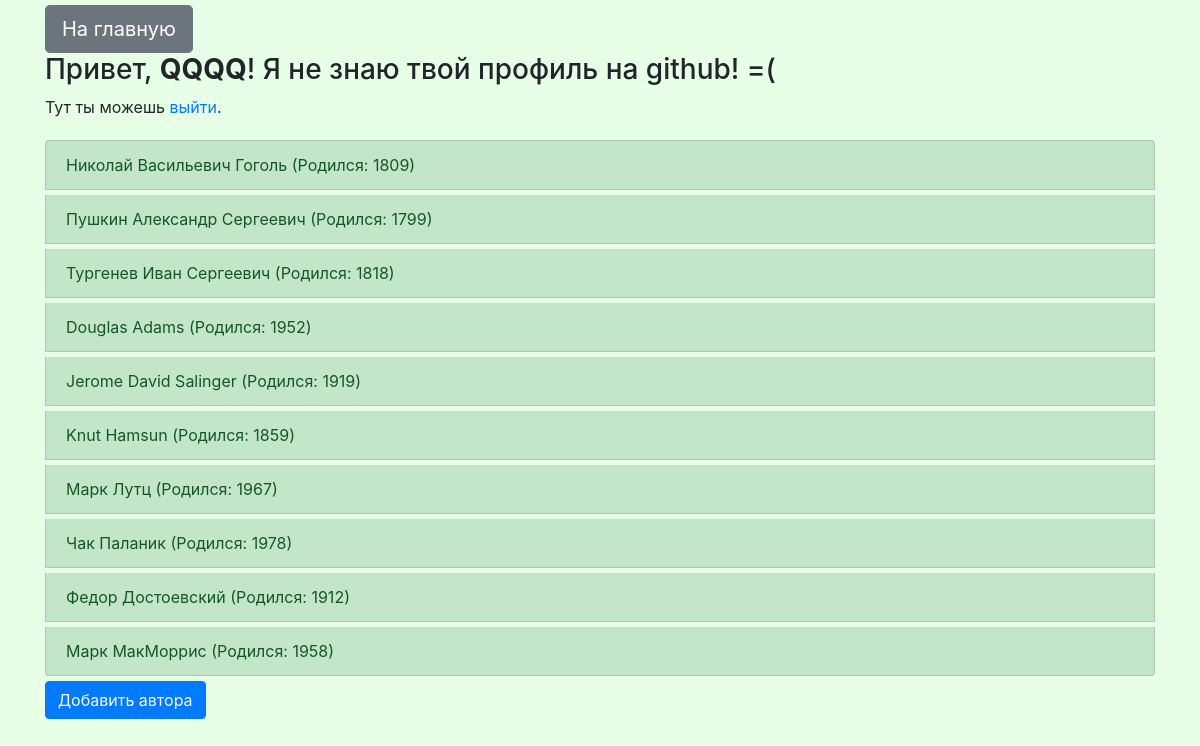
Screenshot of /authors (signed in) with the database file from the repository.
### p_library/models.py (models this page shows, shortened)
class Author(models.Model):
    full_name = models.TextField('Имя')
    birth_year = models.SmallIntegerField(verbose_name='День рождения')
    country = models.CharField(max_length=2, verbose_name='Страна')

### p_library/views.py (the view)
# urls.py: path('authors', AuthorList.as_view(), name='author_list'),
class AuthorList(ListView):
    model = Author
    template_name = 'authors_list.html'
    def get_context_data(self, **kwargs):
        context = super().get_context_data(**kwargs)
        context.update(get_users_data(self.request))
        return context

### p_library/views.py (called while the page is built)
def get_users_data(request):
    context = {}
    try:
        if request.user.is_authenticated:
            context['username'] = request.user.username
        try:
            context ['github_url'] = (
                    SocialAccount.objects.get(
                        provider='github',
                        user=request.user
                    ).extra_data['html_url'])
        except:
            context ['github_url'] = ''
        return context
    except:
        context['username'] = ''
        return context

### templates/authors_list.html (shortened to what this page needs)
{% extends 'index.html' %}
{% block my %}
    <ul class="list-group">
        {% for author in object_list %}
		    <li class="list-group-item list-group-item-action list-group-item-success">{{ author.full_name }} (Родился: {{ author.birth_year }})</li>
		{% endfor %}
    </ul>
    <a href="/author/create" type="button" class="btn btn-primary"">Добавить автора</a>
{% endblock %}

### templates/index.html (shortened to what this page needs)
{% extends 'base.html' %}
{% block content %}
    {% if username %}
    <a href="/" class="btn btn-secondary btn-lg" role="button" aria-pressed="true">На главную</a>
        <h3>Привет, <b>{{ username }}</b>!
            {% if github_url != '' %}
            Я знаю твой профиль на <a href="{{ github_url }}">github</a>!
            {% else %}
            Я не знаю твой профиль на github! =(
            {% endif %}
        </h3>
        <p>Тут ты можешь <a href="/logout">выйти</a>.</p>
        {% block my %}{% endblock %}
    {% else %}
        <p>Тебе нужно <a href="/register">зарегистрироваться</a> или <a href="/login">войти на сайт</a>!</p>
    {% endif %}
{% endblock %}

### static/css/style.css (style rules this page uses)
body { background-color: #e6ffe6; }
li { margin-top: 5px; }
a { margin-top: 5px; }

### rows the page displays
Author: full_name "Николай Васильевич Гоголь", birth_year "1809"
Author: full_name "Пушкин Александр Сергеевич", birth_year "1799"
Author: full_name "Тургенев Иван Сергеевич", birth_year "1818"
Author: full_name "Douglas Adams", birth_year "1952"
Author: full_name "Jerome David Salinger", birth_year "1919"
Author: full_name "Knut Hamsun", birth_year "1859"
Author: full_name "Марк Лутц", birth_year "1967"
Author: full_name "Чак Паланик", birth_year "1978"
Author: full_name "Федор Достоевский", birth_year "1912"
Author: full_name "Марк МакМоррис", birth_year "1958"

### other values shown
{{ username }} "QQQQ"
